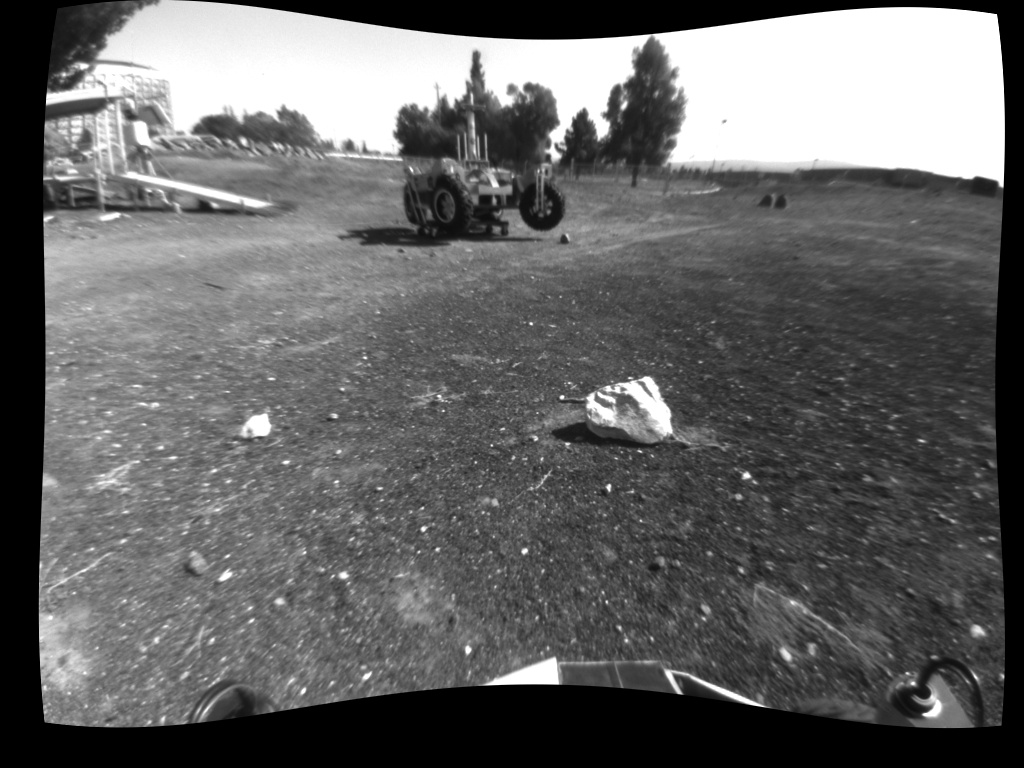
//> input picture common/tests/data/test1.pgm, 1024 x 768 px, given in place of P5, which was not available
$ ./image_tiling tests/data/test1.pgm tests/data/test1.pgm   (built with g++ and OpenCV 4)
//> lines starting //> are read from the running program, lines starting //| are printed output that depends on the picture; pictures that were not available may be replaced by others from this repository, and a replacement may not be noted
### common/StringUtils.h
#ifndef STRING_UTIL_H
#define STRING_UTIL_H

// __BEGIN_LICENSE__
// Copyright (C) 2006-2010 United States Government as represented by
// the Administrator of the National Aeronautics and Space Administration.
// All Rights Reserved.
// __END_LICENSE__
//

#include <vector>
#include <iostream>
#include <sstream>
#include <iomanip>      // std::setw

using namespace std;

namespace at
{
  std::vector<std::string> &split(const std::string &s, char delim, std::vector<std::string> &elems);
  std::vector<std::string> split(const std::string &s, char delim = ' ');
  void FindAndReplace( std::string& tInput, std::string tFind, std::string tReplace );
  vector<std::string> FindAndSplit(std::string& tInput, std::string tFind);
  std::string GetFilenameNoExt(std::string const& filename);
  std::string GetFilenameNoPath(std::string const& filename);
  std::string GetFilenameExt(std::string const& filename);
  std::string GetDirname(std::string const& filename);
  std::string findString(std::string origString, std::string before, std::string after);
  std::string ZeroPadNumber(int num, int stringWidth);
  std::string NumberToString(int number);

  // [7 lines left out: function StringToNumber, not called in this run]
}

#endif	// STRING_UTIL_H

### common/FileListUtils.cpp
// __BEGIN_LICENSE__
// Copyright (C) 2006-2010 United States Government as represented by
// the Administrator of the National Aeronautics and Space Administration.
// All Rights Reserved.
// __END_LICENSE__

#include <iostream>
#include <fstream>
#include <string>
#include <vector>
#include <cstdlib>		// for atof()

#include "FileListUtils.h"
#include "StringUtils.h"

using namespace std;

namespace at
{

     // [7 lines left out: function PrintOverlapList, not called in this run]

    void SaveOverlapList( const string& filename, const std::vector<int>& overlapIndices ) {
        WriteVectorTo( filename, overlapIndices );
    }

    void SaveOverlapList( const string& filename, const std::vector<std::string>& filenames ) {
        WriteVectorTo( filename, filenames );
    }

    // [4 lines left out: function ReadOverlapList, not called in this run]

    void ReadFileList(const string& filePath, vector<string>& fileArray )
    {
      string line;
      ifstream file (filePath.c_str());
      fileArray.resize(0);
      if (file.is_open()){
	while (!file.eof()){
	  std::getline(file, line);
	  if (!line.empty())
	    fileArray.push_back(line);
	}
	file.close();
      }
    }

    // Read list of double from textfile
    // [23 lines left out: functions ReadFileListDouble, AccessDataFilesFromInput, not called in this run]
  /*
    vector<string> AccessDataFilesFromInput(const vector<string>& inputFiles)
    {
      vector<string> v;
      if( inputFiles.empty() ){
	cout<< "There are no input files to read."<<endl;
      }
      for( vector<string>::const_iterator i = inputFiles.begin();
	   i != inputFiles.end();
	   ++i ){
	fs::path p( *i );
	if( p.extension() == string(".txt") ){
	  vector<string> list = ReadVectorFrom<string>( p );
	  v.insert( v.end(), list.begin(), list.end() );
	}
	else{ v.push_back( *i ); }
      }
      return v;
    }
  */

  // [65 lines left out: functions AccessDataFilesFromInput, AccessDataFilesFromInput, AccessDataFilesFromInput, not called in this run]

}

### common/tiling.cpp
#include "Tiling.h"
#include <iostream>
#include <fstream>
#include <sstream>
#include <cmath>
#include <math.h>

using namespace std;

namespace at
{

  Tiling::Tiling()
  {
    setDefaultParameters();
  }

  Tiling::Tiling(std::string configFilename)
  {
//> called with configFilename = "tests/data/test1.pgm"

    string line;
    ifstream fin;
    string identifier;

    setDefaultParameters();

    fin.open(configFilename.c_str());

    if(fin.is_open()){

      cout<< "Tiling configuration file "<<configFilename<<" found."<<endl;
      while (!fin.eof()){
	std::getline(fin, line);
	if (!line.empty() && line.at(0) != '#'){ // skip comment & empty lines

	  istringstream lineStream(line);
	  string keyword("");
	  lineStream >> keyword;

	  if (keyword.compare(string("IMAGE_ROI_LEFT"))==0){
	    lineStream >>m_tileParams.imageROILeft;
	  }
	  if (keyword.compare(string("IMAGE_ROI_TOP"))==0){
	    lineStream >>m_tileParams.imageROITop;
	  }
	  if (keyword.compare(string("IMAGE_ROI_RIGHT"))==0){
	    lineStream >>m_tileParams.imageROIRight;
	  }
	  if (keyword.compare(string("IMAGE_ROI_BOTTOM"))==0){
	    lineStream >>m_tileParams.imageROIBottom;
	  }
	  if (keyword.compare(string("TILE_WIDTH"))==0){
	    lineStream >>m_tileParams.tileWidth;
	  }
	  if (keyword.compare(string("TILE_HEIGHT"))==0){
	    lineStream >>m_tileParams.tileHeight;
	  }
	  if (keyword.compare(string("TILE_OVERLAP_X"))==0){
	    lineStream >>m_tileParams.overlapHor;
	  }
	  if (keyword.compare(string("TILE_OVERLAP_Y"))==0){
	    lineStream >>m_tileParams.overlapVer;
	  }
	  if (keyword.compare(string("TILE_PADDING_TOP"))==0){
	    lineStream >>m_tileParams.paddingTop;
	  }
	  if (keyword.compare(string("TILE_PADDING_LEFT"))==0){
	    lineStream >>m_tileParams.paddingLeft;
	  }
	  if (keyword.compare(string("TILE_PADDING_RIGHT"))==0){
	    lineStream >>m_tileParams.paddingRight;
	  }
	  if (keyword.compare(string("TILE_PADDING_BOTTOM"))==0){
	    lineStream >>m_tileParams.paddingBottom;
	  }
	  if (keyword.compare(string("PYRAMID_RESAMPLE_FACTOR"))==0){
	    lineStream >>m_tileParams.pyrResampleFactor;
	  }

	}
      }

    }
    else{
      cout<<"Warning! Configuration file not found. Using default values."<<endl;
    }

    printTilingParams();
  }

  // [16 lines left out: function Tiling, not called in this run]

  Tiling::~Tiling()
  {
    m_tiles.resize(0);
  }

  void Tiling::setDefaultParameters()
  {
    m_tileParams.imageROILeft = 0;
    m_tileParams.imageROITop = 0;
    m_tileParams.imageROIRight = 0;
    m_tileParams.imageROIBottom = 0;
    m_tileParams.tileWidth = 512;
    m_tileParams.tileHeight = 512;
    m_tileParams.overlapHor = 0;
    m_tileParams.overlapVer = 0;
    m_tileParams.paddingTop = 0;
    m_tileParams.paddingLeft = 0;
    m_tileParams.paddingRight = 0;
    m_tileParams.paddingBottom = 0;
    m_tileParams.pyrResampleFactor = 1;
  }

  // [16 lines left out: function setParams, not called in this run]

  void Tiling::printTilingParams()
  {
    cout<<"IMAGE_ROI_LEFT "<<m_tileParams.imageROILeft<<endl;
    cout<<"IMAGE_ROI_TOP "<<m_tileParams.imageROITop<<endl;
    cout<<"IMAGE_ROI_RIGHT "<<m_tileParams.imageROIRight<<endl;
    cout<<"IMAGE_ROI_BOTTOM "<<m_tileParams.imageROIBottom<<endl;
    cout<<"TILE_WIDTH "<<m_tileParams.tileWidth<<endl;
    cout<<"TILE_HEIGHT "<<m_tileParams.tileHeight<<endl;
    cout<<"TILE_OVERLAP_X "<<m_tileParams.overlapHor<<endl;
    cout<<"TILE_OVERLAP_Y "<<m_tileParams.overlapVer<<endl;
    cout<<"TILE_PADDING_TOP "<<m_tileParams.paddingTop<<endl;
    cout<<"TILE_PADDING_LEFT "<<m_tileParams.paddingLeft<<endl;
    cout<<"TILE_PADDING_RIGHT "<<m_tileParams.paddingRight<<endl;
    cout<<"TILE_PADDING_BOTTOM "<<m_tileParams.paddingBottom<<endl;
    cout<<"PYRAMID_RESAMPLE_FACTOR "<<m_tileParams.pyrResampleFactor<<endl;
  }

  // [9 lines left out: function saveTileBB, not called in this run]

  //creates a set of overlapping tiles
  //tiles have no padding, and no pyramid is generated
  void Tiling::process(int nRows, int nCols)
  {
    whBox roi;
    int r,c,x,y,oldC,oldR;
    int xOver, yOver;

    x = m_tileParams.tileWidth;
    y = m_tileParams.tileHeight;
    xOver = m_tileParams.overlapHor;
    yOver = m_tileParams.overlapVer;

    m_tiles.clear();

    //Check if Tile too large
    if( x > nRows || x < 0){
      x = nCols;
    }
    if( y > nRows || y < 0 ){
      y = nRows;
    }

    for (r = 0; r < nRows; r += (y-yOver)){
      for (c = 0; c < nCols; c += (x-xOver)){

	roi.width = x;
	roi.height = y;

	if(c+x > nCols){
	  roi.xl = nCols-x;
	}
	else{
	  roi.xl = c;
	}
	if(r+y > nRows){
	  roi.yt = nRows-y;
	}
	else{
	  roi.yt = r;
	}

	m_tiles.push_back(roi);

	if( c+x >= nCols){
	  break;
	}

      }

      if( r+y >= nRows ){
	break;
      }

    }
  }

  // [102 lines left out: function processQuadTree, not called in this run]
  /*
  void Tiling::processQuadTree(struct bbox bBoxPixel, int pyramidMode)
  {
     if (pyramidMode == 1){//pyramid mode
      cout<<"PYRAMID MODE"<<endl;
      processPyramid(bBoxPixel);
    }

    if (pyramidMode == 0){//subpyramid mode
      cout<<"SUBPYRAMID MODE"<<endl;
      processSubPyramid(bBoxPixel);
    }
  }
  */
  // [79 lines left out: functions getBBox, isRectangle, computeBoxIntersection, printBBox3, not called in this run]

}

### common/image_tiling.cc
#include <sstream>
#include <iostream>
#include <fstream>

#include <opencv2/core/core.hpp>
#include <opencv2/highgui/highgui.hpp>

#include "Tiling.h"
#include "FileListUtils.h"
using namespace std;
using namespace at;


void printUsage()
{
  cout << endl;
  cout << "****************** USAGE *****************" << endl;
  cout << "image_tiling <configFile> <inputFile>              " << endl;
  cout << "******************************************" << endl;
  cout << endl;
}

int main(int argc, char** argv)
{
  vector<string> inputFiles;
  Tiling tiler;
  string inputFilename;
  string outputFilename;
  string configFilename;
  int frameIndex;
  cv::Mat image;

  //Read Command Line Arguments
  if(argc != 3){
    printUsage();
    return (-1);
  }

  configFilename = string(argv[1]);
  inputFilename = string(argv[2]);

  //Read Tile Configuration File
  tiler = Tiling(configFilename);

  ReadFileList(inputFilename, inputFiles);

  for(frameIndex=0;frameIndex<inputFiles.size();frameIndex++){

    cout<<"inputFilename="<<inputFiles[frameIndex]<<endl;
    image = cvLoadImage(inputFiles[frameIndex].c_str(), CV_LOAD_IMAGE_UNCHANGED);
//> image is the input picture: 768 rows x 1024 cols, CV_8UC1; min 0, max 255, mean 101

    tiler.process(image.rows, image.cols);

    for(int i=0; i<tiler.m_tiles.size(); i++){
      //create a CvRect from the bbox structure
      cv::Rect thisRect;
      thisRect.x = tiler.m_tiles[i].xl;
      thisRect.y = tiler.m_tiles[i].yt;
      thisRect.width = tiler.m_tiles[i].width;
      thisRect.height = tiler.m_tiles[i].height;

      cout << "BB " << i << ": [" << thisRect.x << ", " << thisRect.y
	   <<  ", " << thisRect.width << ", " << thisRect.height << "]" << endl;

      cv::Mat tileImage = image(thisRect);
      imshow("Tile", tileImage);

      cvWaitKey(1000);
    }
//> this loop made 4 passes
//> pass 1, `cv::Mat tileImage = image(thisRect);`:
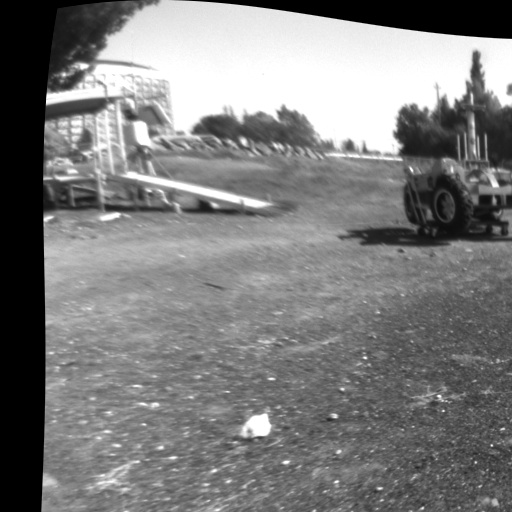
//> tileImage: 512 rows x 512 cols, CV_8UC1; min 0, max 255, mean 124.9
//> pass 2, `cv::Mat tileImage = image(thisRect);`:
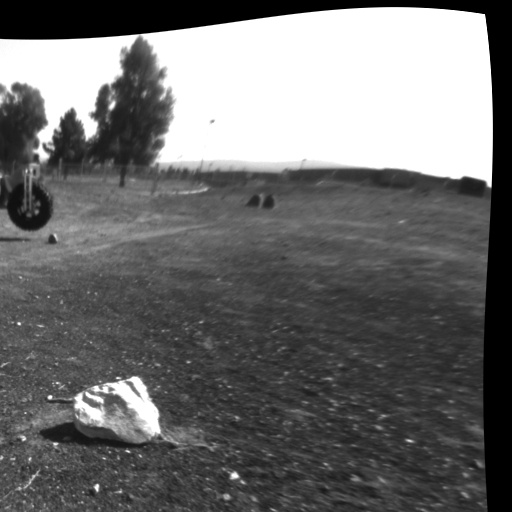
//> tileImage: 512 rows x 512 cols, CV_8UC1; min 0, max 255, mean 110.2
//> pass 3, `cv::Mat tileImage = image(thisRect);`:
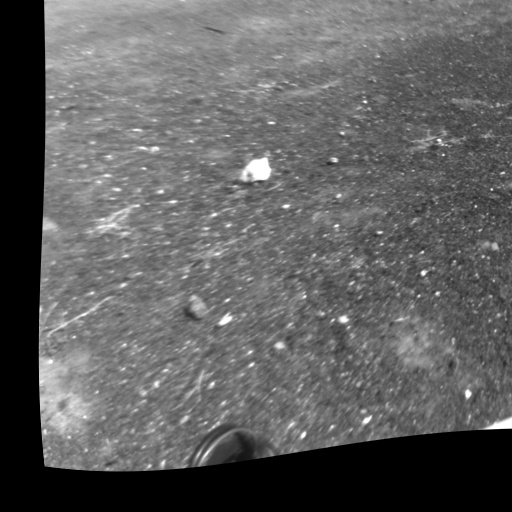
//> tileImage: 512 rows x 512 cols, CV_8UC1; min 0, max 255, mean 96.5
  }

  return 0;
}
